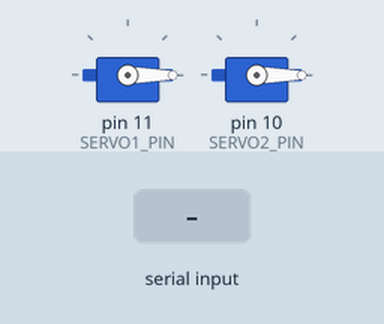
Recording of a sketch running on a simulated Arduino Uno, built with avr-gcc and run on an emulated ATmega328P. Parts: 2 × servo. The test bench sets the inputs (shaded band).

Above: at 1.2 s.
1.3 s: "112\n" received over Serial
At 2.1 s:
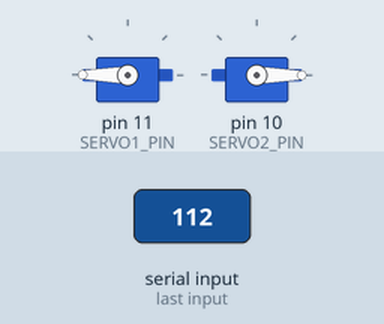
3.8 s: "99\n" received over Serial
At 4.1 s:
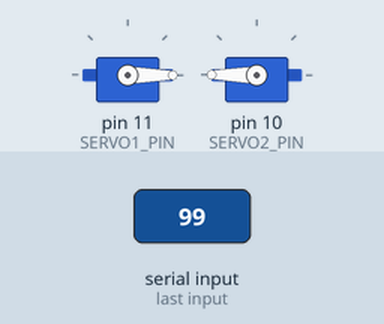
Timing chart, 0 to 6.8 s (numbered marks = the images above; inputs shaded):
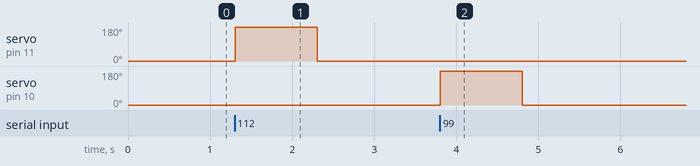

Measured:
- after the input at 1.3 s, servo on pin 11 (SERVO1_PIN): 0° → 180° at once, → 0° 1.0 s later
- after the input at 3.8 s, servo on pin 10 (SERVO2_PIN): 0° → 180° at once, → 0° 1.0 s later

The sketch:

servo_control.ino
```cpp
#include <Servo.h>

#define SERVO1_PIN 11
#define SERVO2_PIN 10
#define SERVO3_PIN 9
#define SERVO4_PIN 6
#define PIR_PIN 12
#define TRIG_PIN 3
#define ECHO_PIN 2

int pos = 0;

Servo servo_1;
Servo servo_2;
// Servo servo_3;
// Servo servo_4;

int ml_input = 0;

void setup() {
  servo_1.attach(SERVO1_PIN);
  servo_2.attach(SERVO2_PIN);
  // servo_3.attach(SERVO3_PIN);
  // servo_4.attach(SERVO4_PIN);
  // pinMode(PIR_PIN, INPUT);
  // scale.begin(A1, A0);
  Serial.begin(9600);
}

void loop() {
  // for (pos = 0; pos <= 180; pos += 1) {
  //   servo_1.write(pos);  // Tell servo to go to position in variable 'pos'
  //   delay(15);           // Wait for the servo to reach the position
  // }

  // // Sweep the servo from 180 to 0 degrees
  // for (pos = 180; pos >= 0; pos -= 1) {
  //   servo_1.write(pos);  // Tell servo to go to position in variable 'pos'
  //   delay(15);           // Wait for the servo to reach the position
  // }
  servo_1.write(0);
  servo_2.write(0);
  while (Serial.available() > 0) {
    // Read the incoming byte

    ml_input = Serial.parseInt();  // Read integer value from serial
    if (ml_input == 112) {
      servo_1.write(180);
      delay(1000);
      servo_1.write(0);
      // checkMotionAndReset(servo_1);
    }
    else if (ml_input == 99) {
      servo_2.write(180);
      delay(1000);
      servo_2.write(0);
      // checkMotionAndReset(servo_2);
    }
  }

  // if (ml_input == 112) {
  //   servo_1.write(180);
  //   delay(1000);
  //   servo_1.write(0);
  //   // checkMotionAndReset(servo_1);
  // } else if (ml_input == 99) {
  //   servo_2.write(180);
  //   delay(1000);
  //   servo_2.write(0);
  //   // checkMotionAndReset(servo_2);
  // }
  // else if (ml_input == 109) {
  //   servo_3.write(180);
  //   checkMotionAndReset(servo_3);
  // }
  // else if (ml_input == 111) {
  //   servo_4.write(180);
  //   checkMotionAndReset(servo_4);
  // }
  // else {
  //   Serial.println("Invalid Error in ml.");
  // }
  // Serial.println("hi");
  // int cm = 0.0344/2 * readUltrasonicDistance(TRIG_PIN, ECHO_PIN);
  // Serial.print("Distance in cm: ");
  // Serial.println(cm);
  // if(cm < 5){
  //   Serial.println("dustbin full");
  // }
  // Serial.println(scale.get_units()/420);
  // delay(2000);
}

void checkMotionAndReset(Servo &servo) {
  while (digitalRead(PIR_PIN) == LOW) {
    Serial.println("waiting for motion.");
  }
  while (digitalRead(PIR_PIN) == HIGH) {
    Serial.println("motion detected.");
  }
  Serial.println("Motion Ended");
  servo.write(0);
}

long readUltrasonicDistance(int triggerPin, int echoPin) {
  pinMode(triggerPin, OUTPUT);  // Clear the trigger
  digitalWrite(triggerPin, LOW);
  delayMicroseconds(2);
  // Sets the trigger pin to HIGH state for 10 microseconds
  digitalWrite(triggerPin, HIGH);
  delayMicroseconds(10);
  digitalWrite(triggerPin, LOW);
  pinMode(echoPin, INPUT);
  // Reads the echo pin, and returns
  // the sound wave travel time in microseconds
  return pulseIn(echoPin, HIGH);
}
```
